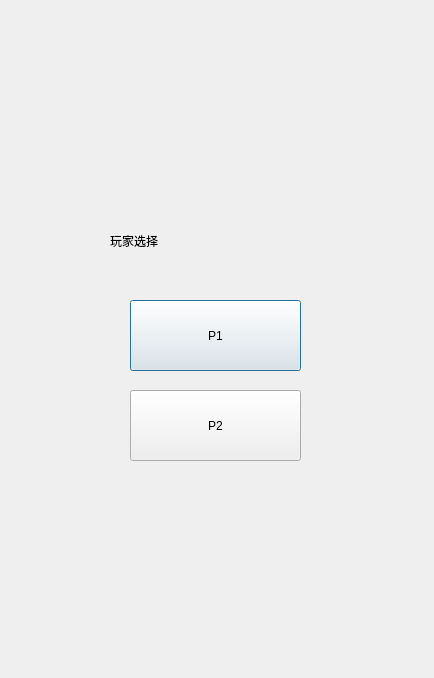
<?xml version="1.0" encoding="UTF-8"?>
<ui version="4.0">
 <class>Chosse_oneortwo</class>
 <widget class="QDialog" name="Chosse_oneortwo">
  <property name="geometry">
   <rect>
    <x>0</x>
    <y>0</y>
    <width>434</width>
    <height>678</height>
   </rect>
  </property>
  <property name="windowTitle">
   <string>Dialog</string>
  </property>
  <property name="styleSheet">
   <string notr="true">background-image: url(:/new/prefix1/images/beginbgd.png);</string>
  </property>
  <widget class="QPushButton" name="pushButton">
   <property name="geometry">
    <rect>
     <x>130</x>
     <y>300</y>
     <width>171</width>
     <height>71</height>
    </rect>
   </property>
   <property name="styleSheet">
    <string notr="true">background-image: url(:/new/prefix1/images/bottonbgd.png);
font: 18pt &quot;隶书&quot;;</string>
   </property>
   <property name="text">
    <string>P1</string>
   </property>
  </widget>
  <widget class="QPushButton" name="pushButton_2">
   <property name="geometry">
    <rect>
     <x>130</x>
     <y>390</y>
     <width>171</width>
     <height>71</height>
    </rect>
   </property>
   <property name="styleSheet">
    <string notr="true">background-image: url(:/new/prefix1/images/bottonbgd.png);
font: 18pt &quot;隶书&quot;;</string>
   </property>
   <property name="text">
    <string>P2</string>
   </property>
  </widget>
  <widget class="QLabel" name="label">
   <property name="geometry">
    <rect>
     <x>110</x>
     <y>210</y>
     <width>221</width>
     <height>61</height>
    </rect>
   </property>
   <property name="styleSheet">
    <string notr="true">background-image: url(:/images/bottonbgd.png);
font: 32pt &quot;华文隶书&quot;;</string>
   </property>
   <property name="text">
    <string>玩家选择</string>
   </property>
  </widget>
 </widget>
 <resources/>
 <connections/>
</ui>
